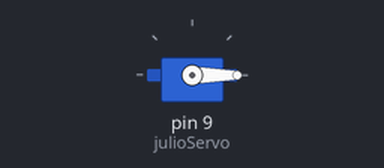
Simulated run of this sketch. Board: Arduino Uno, built with avr-gcc and run on an emulated ATmega328P. On the bench: servo.

Above: at 0.05 s.
At 6.0 s:
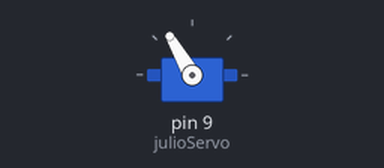
Timing chart, 0 to 7.8 s (numbered marks = the images above):
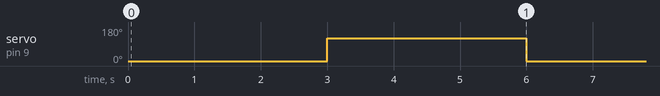

The sketch:

JuliLock.ino
```cpp
#include <Servo.h> //Include the library for using servos

Servo julioServo; //Create new servo device with the name julioServo


void setup() { //In the void setup thos runs once
  julioServo.attach(9); //Attach that servo device to pin 9


} //Always close void

void loop() { //The loop void runs over and over
  julioServo.write(0); //send the servo a value of 0
  delay(3000); //wait 3000 miliseconds
  julioServo.write(120); //send it 120
  delay(3000); //wait again

} //Close
```

Measured:
- by itself, servo on pin 9 (julioServo): alternates 120° for 3.0 s and 0° for 3.0 s
